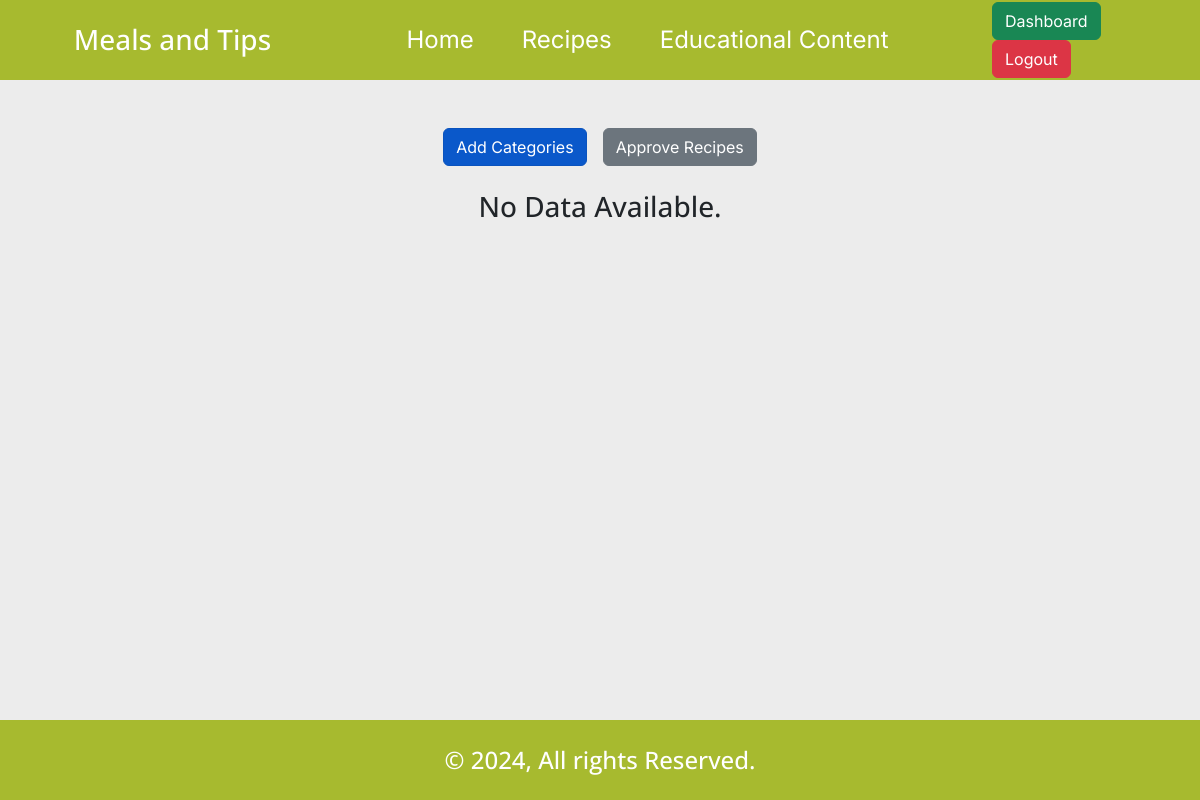
The app's page /adminDashboard.php (signed in), older data.
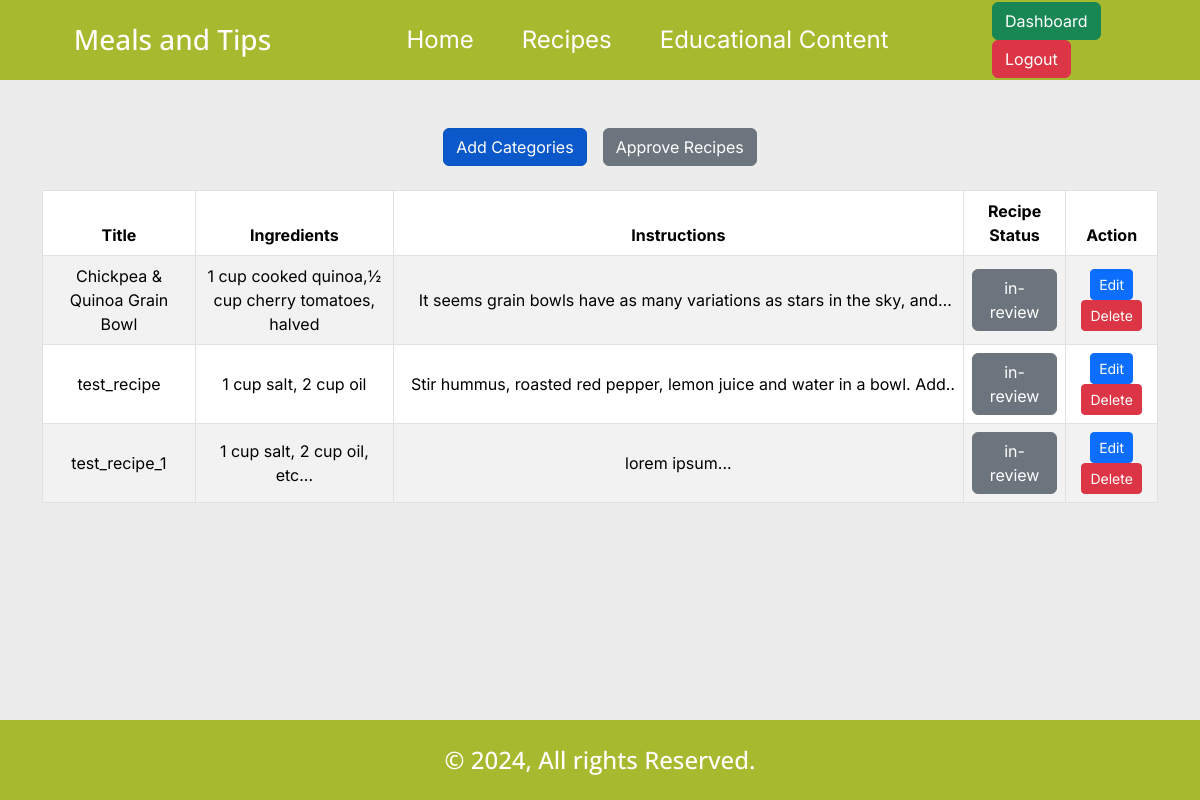
The same page, newer data.
### tables this page shows
CREATE TABLE `recipes` (
  `id` int(11) NOT NULL,
  `recipe_title` varchar(255) NOT NULL,
  `ingredients` text NOT NULL,
  `instructions` text NOT NULL,
  `nutritionist_id` int(11) NOT NULL,
  `cat_id` int(11) NOT NULL,
  `recipe_status` enum('0','1') NOT NULL DEFAULT '0'
);

### core/functions.php (called while the page is built, shortened)
<?php
require_once 'database.php';
function isLoggedin()
{
    return isset($_SESSION['user']) ? true : false;
}

### core/database.php (called while the page is built, shortened)
<?php
include_once 'functions.php';
if (isset($_SESSION['user'])) {
    $userID = $_SESSION['user'];
    $getUserQ = $db->query("SELECT * FROM `users` WHERE `id`='$userID'");
    $userData = mysqli_fetch_object($getUserQ);
    $userRole = $userData->role;
}

### adminDashboard.php (the view, shortened to what this page needs)
<?php
require_once 'core/database.php';
?>
<!DOCTYPE html>
<html lang="en">
<head>
    <?php include 'includes/external_css.php'; ?>
    <link rel="stylesheet" href="css/style.min.css">
</head>
<body>
    <?php include_once 'includes/header.php'; ?>
    <div class="container mx-auto mt-5">
        <div class="row">
            <div class="tab-buttons col-12 d-flex gap-3 justify-content-center">
                <a href="#!" class="btn btn-primary active">Add Categories</a>
                <a href="#!" class="btn btn-secondary">Approve Recipes</a>
            </div>
        </div>
        <div class="row content-wrapper">
            <div class="col-12 mx-auto mt-4">
                <?php
                $getRecipe_Q = $db->query("CALL `get_recipes_list`()");
                if (mysqli_num_rows($getRecipe_Q) > 0):
                ?>
                    <table id="example" class="align-middle text-center table table-striped table-bordered">
                        <thead>
                            <tr>
                                <th>Title</th>
                                <th>Ingredients</th>
                                <th>Instructions</th>
                                <th>Recipe Status</th>
                                <th>Action</th>
                            </tr>
                        </thead>
                        <tbody>
                            <?php while ($recipe_list = mysqli_fetch_object($getRecipe_Q)): ?>
                                <tr>
                                    <td><?= $recipe_list->recipe_title ?></td>
                                    <td><?= $recipe_list->ingredients ?></td>
                                    <td><span title="<?= $recipe_list->instructions ?>" class="line-clamp-1"><?= $recipe_list->instructions ?></span></td>
                                    <td>
                                        <?php if ($recipe_list->recipe_status == '0'): ?>
                                            <span class="btn btn-secondary">in-review</span>
                                        <?php else: ?>
                                            <span class="btn btn-success">approved</span>
                                        <?php endif; ?>
                                    </td>
                                    <td>
                                        <a href="#!" class="btn btn-sm btn-primary">Edit</a>
                                        <a href="#!" class="btn btn-sm btn-danger">Delete</a>
                                    </td>
                                </tr>
                            <?php endwhile; ?>
                        </tbody>
                    </table>
                <?php else: ?>
                    <h3 class="text-center">No Data Available.</h3>
                <?php endif;
                $db->next_result(); ?>
            </div>
        </div>
    </div>
    <?php include_once 'includes/footer.php'; ?>
</body>
</html>

### includes/external_css.php (shortened to what this page needs)
<link href="https://cdn.jsdelivr.net/npm/bootstrap@5.3.3/dist/css/bootstrap.min.css" rel="stylesheet">
<link rel="stylesheet" href="https://cdn.datatables.net/2.1.8/css/dataTables.bootstrap5.css">
<link rel="stylesheet" href="https://cdn.datatables.net/responsive/3.0.3/css/responsive.bootstrap5.css">

### includes/header.php
<header>
    <div class="container mx-auto">
        <div class="row">
            <div class="col-3 d-flex align-items-center justify-content-center">
                <div class="logo">
                    <a href="./" class="text-decoration-none">
                        <h3 class="text-white mb-0"><?= TITLE ?></h3>
                    </a>
                </div>
            </div>
            <div class="col-7 d-flex align-items-center justify-content-center">
                <ul class="nav d-flex gap-5">
                    <li>
                        <a class="fs-4" href="./">Home</a>
                    </li>
                    <li>
                        <a class="fs-4" href="#!">Recipes</a>
                    </li>
                    <li>
                        <a class="fs-4" href="#!">Educational Content</a>
                    </li>
                </ul>
            </div>
            <div class="col-2 d-flex align-items-center justify-content-center">
                <div class="nav-buttons">
                    <?php if (isLoggedin()): ?>
                        <?php if ($userRole == 'admin'): ?>
                            <a href="./adminDashboard.php" class="btn btn-success">Dashboard</a>
                        <?php elseif ($userRole == 'nutritionist'): ?>
                            <a href="./nutritionistDashboard.php" class="btn btn-success">Dashboard</a>
                        <?php endif; ?>
                        <a href="logout.php" class="btn btn-danger">Logout</a>
                    <?php else: ?>
                        <a href="login.php" class="btn btn-primary">Login</a>
                    <?php endif; ?>
                </div>
            </div>
        </div>
    </div>
</header>

### includes/footer.php
<footer>
    <h4 class="text-white text-center mb-0">&copy; <?= date('Y') ?>, All rights Reserved.</h4>
</footer>

Row changes from the older to the newer data that the page shows:
now on this page (row edited): recipes: recipe_title "Chickpea & Quinoa Grain Bowl", ingredients "1 cup cooked quinoa,½ cup cherry tomatoes, halved", instructions "It seems grain bowls have as many variations as stars in the sky,…", recipe_status "in-review"
now on this page (row edited): recipes: recipe_title "test_recipe", ingredients "1 cup salt, 2 cup oil", instructions "Stir hummus, roasted red pepper, lemon juice and water in a bowl.…", recipe_status "in-review"
added recipes: recipe_title "test_recipe_1", ingredients "1 cup salt, 2 cup oil, etc...", instructions "lorem ipsum...", recipe_status "in-review"
Text that changed along with them:
text no longer shown: "No Data Available."
text now shown: "Title Ingredients Instructions Recipe Status Action"
